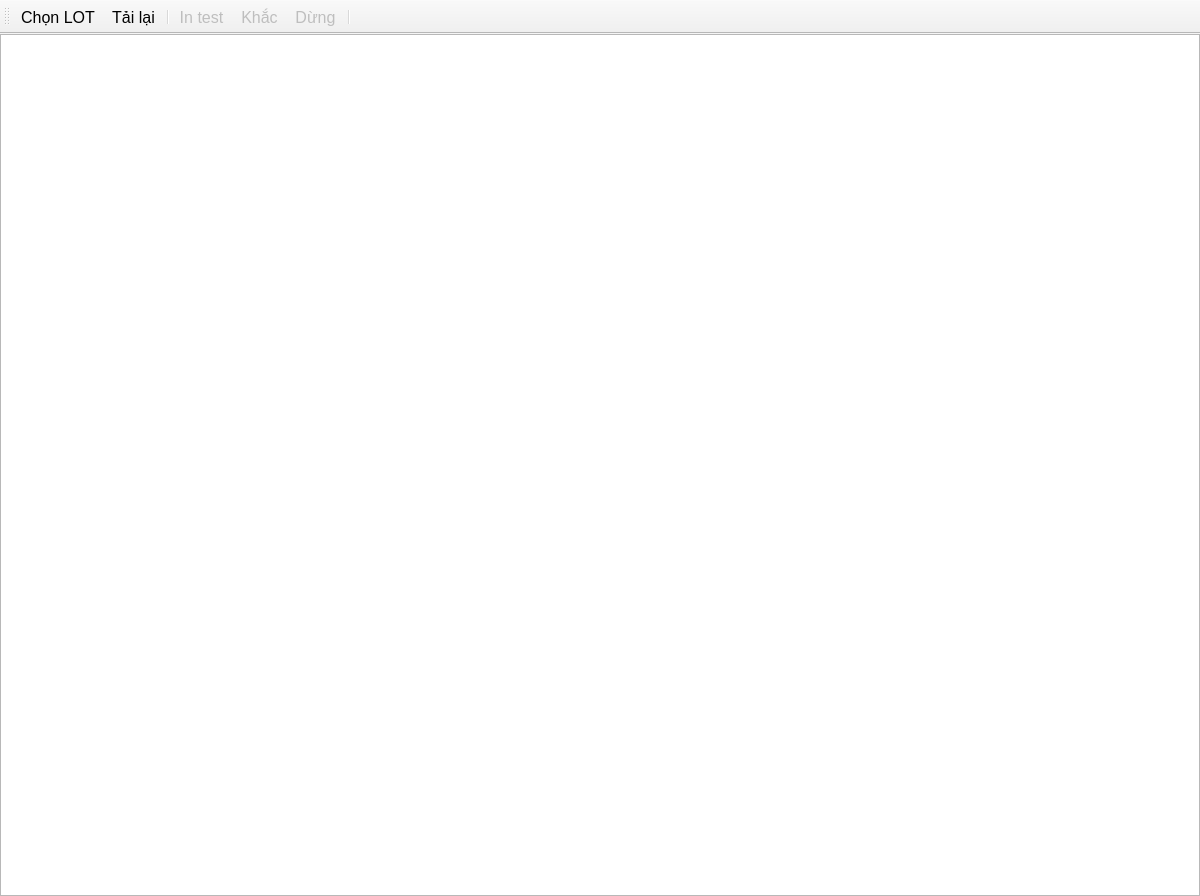
<?xml version="1.0" encoding="UTF-8"?>
<ui version="4.0">
 <class>MarkWindow</class>
 <widget class="QMainWindow" name="MarkWindow">
  <property name="geometry">
   <rect>
    <x>0</x>
    <y>0</y>
    <width>1200</width>
    <height>896</height>
   </rect>
  </property>
  <property name="font">
   <font>
    <pointsize>12</pointsize>
   </font>
  </property>
  <property name="windowTitle">
   <string>MainWindow</string>
  </property>
  <widget class="QWidget" name="centralwidget">
   <layout class="QGridLayout" name="gridLayout_2">
    <property name="leftMargin">
     <number>0</number>
    </property>
    <property name="topMargin">
     <number>0</number>
    </property>
    <property name="rightMargin">
     <number>0</number>
    </property>
    <property name="bottomMargin">
     <number>0</number>
    </property>
    <item row="0" column="0">
     <widget class="QStackedWidget" name="stackedWidget">
      <widget class="QWidget" name="pageSelector">
       <property name="font">
        <font>
         <pointsize>10</pointsize>
        </font>
       </property>
       <layout class="QGridLayout" name="gridLayout">
        <property name="leftMargin">
         <number>0</number>
        </property>
        <property name="topMargin">
         <number>0</number>
        </property>
        <property name="rightMargin">
         <number>0</number>
        </property>
        <property name="bottomMargin">
         <number>0</number>
        </property>
        <item row="0" column="0">
         <widget class="TableView" name="tbvSelector">
          <property name="font">
           <font>
            <pointsize>12</pointsize>
           </font>
          </property>
          <property name="toolTip">
           <string>&lt;html&gt;&lt;head/&gt;&lt;body&gt;&lt;p&gt;&lt;span style=&quot; font-size:10pt; font-weight:700; color:#5555ff;&quot;&gt;Danh sách lot&lt;/span&gt;&lt;/p&gt;&lt;p&gt;&lt;span style=&quot; font-size:10pt;&quot;&gt;Nhấp đúp chuột vào một lot ở trong danh sách này để chọn và chuyển sang sản xuất.&lt;/span&gt;&lt;/p&gt;&lt;p&gt;&lt;span style=&quot; font-size:10pt;&quot;&gt;Lot nào đã hoàn thành thì sẽ không chuyển được sang sản xuất.&lt;/span&gt;&lt;/p&gt;&lt;/body&gt;&lt;/html&gt;</string>
          </property>
          <property name="editTriggers">
           <set>QAbstractItemView::NoEditTriggers</set>
          </property>
          <property name="selectionMode">
           <enum>QAbstractItemView::SingleSelection</enum>
          </property>
          <property name="selectionBehavior">
           <enum>QAbstractItemView::SelectRows</enum>
          </property>
          <attribute name="horizontalHeaderDefaultSectionSize">
           <number>150</number>
          </attribute>
          <attribute name="verticalHeaderMinimumSectionSize">
           <number>24</number>
          </attribute>
          <attribute name="verticalHeaderDefaultSectionSize">
           <number>24</number>
          </attribute>
         </widget>
        </item>
       </layout>
      </widget>
      <widget class="QWidget" name="pageMark">
       <layout class="QGridLayout" name="gridLayout_4">
        <property name="leftMargin">
         <number>5</number>
        </property>
        <property name="topMargin">
         <number>5</number>
        </property>
        <property name="rightMargin">
         <number>5</number>
        </property>
        <property name="bottomMargin">
         <number>5</number>
        </property>
        <property name="spacing">
         <number>5</number>
        </property>
        <item row="0" column="1" rowspan="2">
         <widget class="QGroupBox" name="groupBox_3">
          <property name="title">
           <string>Thông tin chung</string>
          </property>
          <layout class="QGridLayout" name="gridLayout_6">
           <item row="0" column="0">
            <widget class="QLabel" name="label_8">
             <property name="text">
              <string>Mã code</string>
             </property>
            </widget>
           </item>
           <item row="2" column="0">
            <widget class="QLabel" name="label_9">
             <property name="text">
              <string>Dữ liệu các block</string>
             </property>
            </widget>
           </item>
           <item row="0" column="1">
            <widget class="QLabel" name="lblFormat">
             <property name="sizePolicy">
              <sizepolicy hsizetype="Expanding" vsizetype="Preferred">
               <horstretch>0</horstretch>
               <verstretch>0</verstretch>
              </sizepolicy>
             </property>
             <property name="styleSheet">
              <string notr="true">color:rgb(0, 85, 255)</string>
             </property>
             <property name="text">
              <string/>
             </property>
            </widget>
           </item>
           <item row="3" column="0" colspan="2">
            <widget class="TableView" name="tbvBlocks">
             <property name="font">
              <font>
               <pointsize>16</pointsize>
              </font>
             </property>
             <property name="editTriggers">
              <set>QAbstractItemView::NoEditTriggers</set>
             </property>
             <attribute name="horizontalHeaderVisible">
              <bool>false</bool>
             </attribute>
             <attribute name="horizontalHeaderStretchLastSection">
              <bool>true</bool>
             </attribute>
             <attribute name="verticalHeaderVisible">
              <bool>false</bool>
             </attribute>
            </widget>
           </item>
           <item row="1" column="0" colspan="2">
            <widget class="QLabel" name="lblBarcode">
             <property name="font">
              <font>
               <pointsize>30</pointsize>
               <bold>true</bold>
              </font>
             </property>
             <property name="styleSheet">
              <string notr="true">color:green;</string>
             </property>
             <property name="text">
              <string>-</string>
             </property>
            </widget>
           </item>
          </layout>
         </widget>
        </item>
        <item row="0" column="0">
         <widget class="QGroupBox" name="groupBox">
          <property name="maximumSize">
           <size>
            <width>450</width>
            <height>16777215</height>
           </size>
          </property>
          <property name="title">
           <string>Thông tin chung</string>
          </property>
          <layout class="QGridLayout" name="gridLayout_5">
           <property name="horizontalSpacing">
            <number>15</number>
           </property>
           <item row="10" column="1">
            <widget class="QLabel" name="lblIVProgram">
             <property name="font">
              <font>
               <pointsize>12</pointsize>
               <bold>true</bold>
              </font>
             </property>
             <property name="text">
              <string>-</string>
             </property>
             <property name="alignment">
              <set>Qt::AlignLeading|Qt::AlignLeft|Qt::AlignVCenter</set>
             </property>
            </widget>
           </item>
           <item row="0" column="1">
            <widget class="QLabel" name="lblLotName">
             <property name="minimumSize">
              <size>
               <width>300</width>
               <height>0</height>
              </size>
             </property>
             <property name="font">
              <font>
               <pointsize>12</pointsize>
               <bold>true</bold>
              </font>
             </property>
             <property name="text">
              <string>-</string>
             </property>
            </widget>
           </item>
           <item row="4" column="0">
            <widget class="QLabel" name="label_5">
             <property name="font">
              <font>
               <pointsize>12</pointsize>
              </font>
             </property>
             <property name="text">
              <string>MAC cuối</string>
             </property>
             <property name="alignment">
              <set>Qt::AlignRight|Qt::AlignTrailing|Qt::AlignVCenter</set>
             </property>
            </widget>
           </item>
           <item row="4" column="1">
            <widget class="QLabel" name="lblSerialEnd">
             <property name="font">
              <font>
               <pointsize>12</pointsize>
               <bold>true</bold>
              </font>
             </property>
             <property name="text">
              <string>-</string>
             </property>
            </widget>
           </item>
           <item row="8" column="0">
            <widget class="QLabel" name="label_3">
             <property name="font">
              <font>
               <pointsize>12</pointsize>
              </font>
             </property>
             <property name="text">
              <string>Mã model</string>
             </property>
             <property name="alignment">
              <set>Qt::AlignRight|Qt::AlignTrailing|Qt::AlignVCenter</set>
             </property>
            </widget>
           </item>
           <item row="7" column="0">
            <widget class="QLabel" name="label_2">
             <property name="font">
              <font>
               <pointsize>12</pointsize>
              </font>
             </property>
             <property name="text">
              <string>Tên model</string>
             </property>
             <property name="alignment">
              <set>Qt::AlignRight|Qt::AlignTrailing|Qt::AlignVCenter</set>
             </property>
            </widget>
           </item>
           <item row="3" column="0">
            <widget class="QLabel" name="label_4">
             <property name="font">
              <font>
               <pointsize>12</pointsize>
              </font>
             </property>
             <property name="text">
              <string>MAC đầu</string>
             </property>
             <property name="alignment">
              <set>Qt::AlignRight|Qt::AlignTrailing|Qt::AlignVCenter</set>
             </property>
            </widget>
           </item>
           <item row="8" column="1">
            <widget class="QLabel" name="lblModelCode">
             <property name="font">
              <font>
               <pointsize>12</pointsize>
               <bold>true</bold>
              </font>
             </property>
             <property name="text">
              <string>-</string>
             </property>
            </widget>
           </item>
           <item row="7" column="1">
            <widget class="QLabel" name="lblModelName">
             <property name="font">
              <font>
               <pointsize>12</pointsize>
               <bold>true</bold>
              </font>
             </property>
             <property name="text">
              <string>-</string>
             </property>
            </widget>
           </item>
           <item row="5" column="1">
            <widget class="QLabel" name="lblQuantity">
             <property name="font">
              <font>
               <pointsize>12</pointsize>
               <bold>true</bold>
              </font>
             </property>
             <property name="text">
              <string>-</string>
             </property>
            </widget>
           </item>
           <item row="5" column="0">
            <widget class="QLabel" name="label_11">
             <property name="font">
              <font>
               <pointsize>12</pointsize>
              </font>
             </property>
             <property name="text">
              <string>Sản lượng</string>
             </property>
             <property name="alignment">
              <set>Qt::AlignRight|Qt::AlignTrailing|Qt::AlignVCenter</set>
             </property>
            </widget>
           </item>
           <item row="3" column="1">
            <widget class="QLabel" name="lblSerialStart">
             <property name="font">
              <font>
               <pointsize>12</pointsize>
               <bold>true</bold>
              </font>
             </property>
             <property name="text">
              <string>-</string>
             </property>
            </widget>
           </item>
           <item row="9" column="1">
            <widget class="QLabel" name="lblDesign">
             <property name="font">
              <font>
               <pointsize>12</pointsize>
               <bold>true</bold>
              </font>
             </property>
             <property name="text">
              <string>-</string>
             </property>
             <property name="alignment">
              <set>Qt::AlignLeading|Qt::AlignLeft|Qt::AlignVCenter</set>
             </property>
            </widget>
           </item>
           <item row="10" column="0">
            <widget class="QLabel" name="label_7">
             <property name="font">
              <font>
               <pointsize>12</pointsize>
              </font>
             </property>
             <property name="text">
              <string>Chương trình IV</string>
             </property>
             <property name="alignment">
              <set>Qt::AlignRight|Qt::AlignTrailing|Qt::AlignVCenter</set>
             </property>
            </widget>
           </item>
           <item row="9" column="0">
            <widget class="QLabel" name="label_6">
             <property name="font">
              <font>
               <pointsize>12</pointsize>
              </font>
             </property>
             <property name="text">
              <string>Mẫu thiết kế</string>
             </property>
             <property name="alignment">
              <set>Qt::AlignRight|Qt::AlignTrailing|Qt::AlignVCenter</set>
             </property>
            </widget>
           </item>
           <item row="0" column="0">
            <widget class="QLabel" name="label">
             <property name="minimumSize">
              <size>
               <width>150</width>
               <height>0</height>
              </size>
             </property>
             <property name="font">
              <font>
               <pointsize>12</pointsize>
              </font>
             </property>
             <property name="text">
              <string>Tên lot</string>
             </property>
             <property name="alignment">
              <set>Qt::AlignRight|Qt::AlignTrailing|Qt::AlignVCenter</set>
             </property>
            </widget>
           </item>
          </layout>
         </widget>
        </item>
        <item row="1" column="0">
         <widget class="QGroupBox" name="groupBox_2">
          <property name="maximumSize">
           <size>
            <width>450</width>
            <height>16777215</height>
           </size>
          </property>
          <property name="title">
           <string>Thông tin sản xuất</string>
          </property>
          <layout class="QGridLayout" name="gridLayout_7">
           <item row="2" column="1">
            <widget class="QProgressBar" name="pgbProgress">
             <property name="font">
              <font>
               <pointsize>12</pointsize>
              </font>
             </property>
             <property name="value">
              <number>24</number>
             </property>
             <property name="alignment">
              <set>Qt::AlignCenter</set>
             </property>
             <property name="textDirection">
              <enum>QProgressBar::TopToBottom</enum>
             </property>
             <property name="format">
              <string>%v/%m</string>
             </property>
            </widget>
           </item>
           <item row="2" column="0">
            <widget class="QLabel" name="label_14">
             <property name="font">
              <font>
               <pointsize>12</pointsize>
              </font>
             </property>
             <property name="text">
              <string>Tiến độ</string>
             </property>
             <property name="alignment">
              <set>Qt::AlignRight|Qt::AlignTrailing|Qt::AlignVCenter</set>
             </property>
            </widget>
           </item>
           <item row="1" column="0">
            <widget class="QLabel" name="label_10">
             <property name="minimumSize">
              <size>
               <width>150</width>
               <height>0</height>
              </size>
             </property>
             <property name="font">
              <font>
               <pointsize>12</pointsize>
              </font>
             </property>
             <property name="text">
              <string>Đã sản xuất</string>
             </property>
             <property name="alignment">
              <set>Qt::AlignRight|Qt::AlignTrailing|Qt::AlignVCenter</set>
             </property>
            </widget>
           </item>
           <item row="1" column="1">
            <widget class="QLabel" name="lblCount">
             <property name="minimumSize">
              <size>
               <width>0</width>
               <height>0</height>
              </size>
             </property>
             <property name="font">
              <font>
               <pointsize>12</pointsize>
              </font>
             </property>
             <property name="text">
              <string>-</string>
             </property>
            </widget>
           </item>
          </layout>
         </widget>
        </item>
        <item row="2" column="0" colspan="2">
         <widget class="QGroupBox" name="groupBox_4">
          <property name="title">
           <string>Trạng thái</string>
          </property>
          <layout class="QGridLayout" name="gridLayout_8">
           <item row="0" column="0">
            <widget class="QLabel" name="lblStatus">
             <property name="minimumSize">
              <size>
               <width>0</width>
               <height>150</height>
              </size>
             </property>
             <property name="font">
              <font>
               <pointsize>30</pointsize>
               <bold>true</bold>
              </font>
             </property>
             <property name="text">
              <string>-</string>
             </property>
             <property name="alignment">
              <set>Qt::AlignCenter</set>
             </property>
            </widget>
           </item>
          </layout>
         </widget>
        </item>
        <item row="3" column="0" colspan="2">
         <widget class="QGroupBox" name="groupBox_5">
          <property name="sizePolicy">
           <sizepolicy hsizetype="Preferred" vsizetype="Expanding">
            <horstretch>0</horstretch>
            <verstretch>0</verstretch>
           </sizepolicy>
          </property>
          <property name="title">
           <string>Thông tin lỗi</string>
          </property>
          <layout class="QGridLayout" name="gridLayout_9">
           <item row="0" column="0">
            <widget class="TableView" name="tbvErrors">
             <property name="editTriggers">
              <set>QAbstractItemView::NoEditTriggers</set>
             </property>
             <attribute name="horizontalHeaderMinimumSectionSize">
              <number>125</number>
             </attribute>
             <attribute name="horizontalHeaderStretchLastSection">
              <bool>true</bool>
             </attribute>
            </widget>
           </item>
          </layout>
         </widget>
        </item>
       </layout>
      </widget>
     </widget>
    </item>
   </layout>
  </widget>
  <widget class="QToolBar" name="toolBar">
   <property name="windowTitle">
    <string>toolBar</string>
   </property>
   <property name="iconSize">
    <size>
     <width>80</width>
     <height>24</height>
    </size>
   </property>
   <property name="toolButtonStyle">
    <enum>Qt::ToolButtonTextUnderIcon</enum>
   </property>
   <attribute name="toolBarArea">
    <enum>TopToolBarArea</enum>
   </attribute>
   <attribute name="toolBarBreak">
    <bool>false</bool>
   </attribute>
   <addaction name="actionSelect"/>
   <addaction name="actionLoad"/>
   <addaction name="separator"/>
   <addaction name="actionMark"/>
   <addaction name="actionRun"/>
   <addaction name="actionStop"/>
   <addaction name="separator"/>
  </widget>
  <action name="actionRun">
   <property name="enabled">
    <bool>false</bool>
   </property>
   <property name="icon">
    <iconset resource="../ui/icons.qrc">
     <normaloff>:/icons/laser_beam_48px.png</normaloff>:/icons/laser_beam_48px.png</iconset>
   </property>
   <property name="text">
    <string>Khắc</string>
   </property>
   <property name="toolTip">
    <string>&lt;html&gt;&lt;head/&gt;&lt;body&gt;&lt;p&gt;&lt;span style=&quot; font-weight:700; color:#5555ff;&quot;&gt;Khắc&lt;/span&gt;&lt;/p&gt;&lt;p&gt;&lt;span style=&quot; color:#404040;&quot;&gt;Click vào nút nhấn này, phần mềm sẽ kết nối với thiết bị chấp hành và bắt đầu hoạt động sản xuất liên tục.&lt;/span&gt;&lt;/p&gt;&lt;/body&gt;&lt;/html&gt;</string>
   </property>
  </action>
  <action name="actionStop">
   <property name="enabled">
    <bool>false</bool>
   </property>
   <property name="icon">
    <iconset resource="../ui/icons.qrc">
     <normaloff>:/icons/stop_48px.png</normaloff>:/icons/stop_48px.png</iconset>
   </property>
   <property name="text">
    <string>Dừng</string>
   </property>
   <property name="toolTip">
    <string>&lt;html&gt;&lt;head/&gt;&lt;body&gt;&lt;p&gt;&lt;span style=&quot; font-weight:700; color:#ff0000;&quot;&gt;Dừng&lt;/span&gt;&lt;/p&gt;&lt;p&gt;&lt;span style=&quot; color:#404040;&quot;&gt;Click vào nút nhấn này, thiết bị đang hoạt động sản xuất sẽ chuyển sang trạng thái chờ.&lt;/span&gt;&lt;/p&gt;&lt;/body&gt;&lt;/html&gt;</string>
   </property>
  </action>
  <action name="actionSelect">
   <property name="icon">
    <iconset resource="../ui/icons.qrc">
     <normaloff>:/icons/Blue Pointer_48px.png</normaloff>:/icons/Blue Pointer_48px.png</iconset>
   </property>
   <property name="text">
    <string>Chọn LOT</string>
   </property>
   <property name="toolTip">
    <string>&lt;html&gt;&lt;head/&gt;&lt;body&gt;&lt;p&gt;&lt;span style=&quot; font-weight:700; color:#5555ff;&quot;&gt;Chọn lot&lt;/span&gt;&lt;/p&gt;&lt;p&gt;&lt;span style=&quot; color:#404040;&quot;&gt;Click vào nút nhấn này, màn hình sẽ chuyển sang hiển thị danh sách các lot hiện có.&lt;/span&gt;&lt;/p&gt;&lt;p&gt;&lt;span style=&quot; color:#404040;&quot;&gt;Để có thể chọn một lot trong danh sách đó và khắc.&lt;/span&gt;&lt;/p&gt;&lt;/body&gt;&lt;/html&gt;</string>
   </property>
  </action>
  <action name="actionMark">
   <property name="enabled">
    <bool>false</bool>
   </property>
   <property name="icon">
    <iconset resource="../ui/icons.qrc">
     <normaloff>:/icons/flash_on_48px.png</normaloff>:/icons/flash_on_48px.png</iconset>
   </property>
   <property name="text">
    <string>In test</string>
   </property>
   <property name="toolTip">
    <string>&lt;html&gt;&lt;head/&gt;&lt;body&gt;&lt;p&gt;&lt;span style=&quot; font-weight:700; color:#5555ff;&quot;&gt;In test&lt;/span&gt;&lt;/p&gt;&lt;p&gt;&lt;span style=&quot; color:#404040;&quot;&gt;Click vào nút nhấn này, máy sẽ khắc thử một bản.&lt;/span&gt;&lt;/p&gt;&lt;p&gt;&lt;span style=&quot; color:#404040;&quot;&gt;Thông tin khắc sẽ không được ghi lại, không làm thay đổi thông tin đã hoặc các trạng thái in của lot.&lt;/span&gt;&lt;/p&gt;&lt;/body&gt;&lt;/html&gt;</string>
   </property>
  </action>
  <action name="actionLoad">
   <property name="icon">
    <iconset resource="../ui/icons.qrc">
     <normaloff>:/icons/reset_48px.png</normaloff>:/icons/reset_48px.png</iconset>
   </property>
   <property name="text">
    <string>Tải lại</string>
   </property>
   <property name="toolTip">
    <string>&lt;html&gt;&lt;head/&gt;&lt;body&gt;&lt;p&gt;&lt;span style=&quot; font-weight:700; color:#5555ff;&quot;&gt;Tải lại&lt;/span&gt;&lt;/p&gt;&lt;p&gt;&lt;span style=&quot; color:#404040;&quot;&gt;Click vào nút nhấn này, các lot và thông tin các lot sẽ được cập nhật lại.&lt;/span&gt;&lt;/p&gt;&lt;/body&gt;&lt;/html&gt;</string>
   </property>
  </action>
 </widget>
 <customwidgets>
  <customwidget>
   <class>TableView</class>
   <extends>QTableView</extends>
   <header>tableview.h</header>
  </customwidget>
 </customwidgets>
 <resources>
  <include location="../ui/icons.qrc"/>
 </resources>
 <connections/>
</ui>
